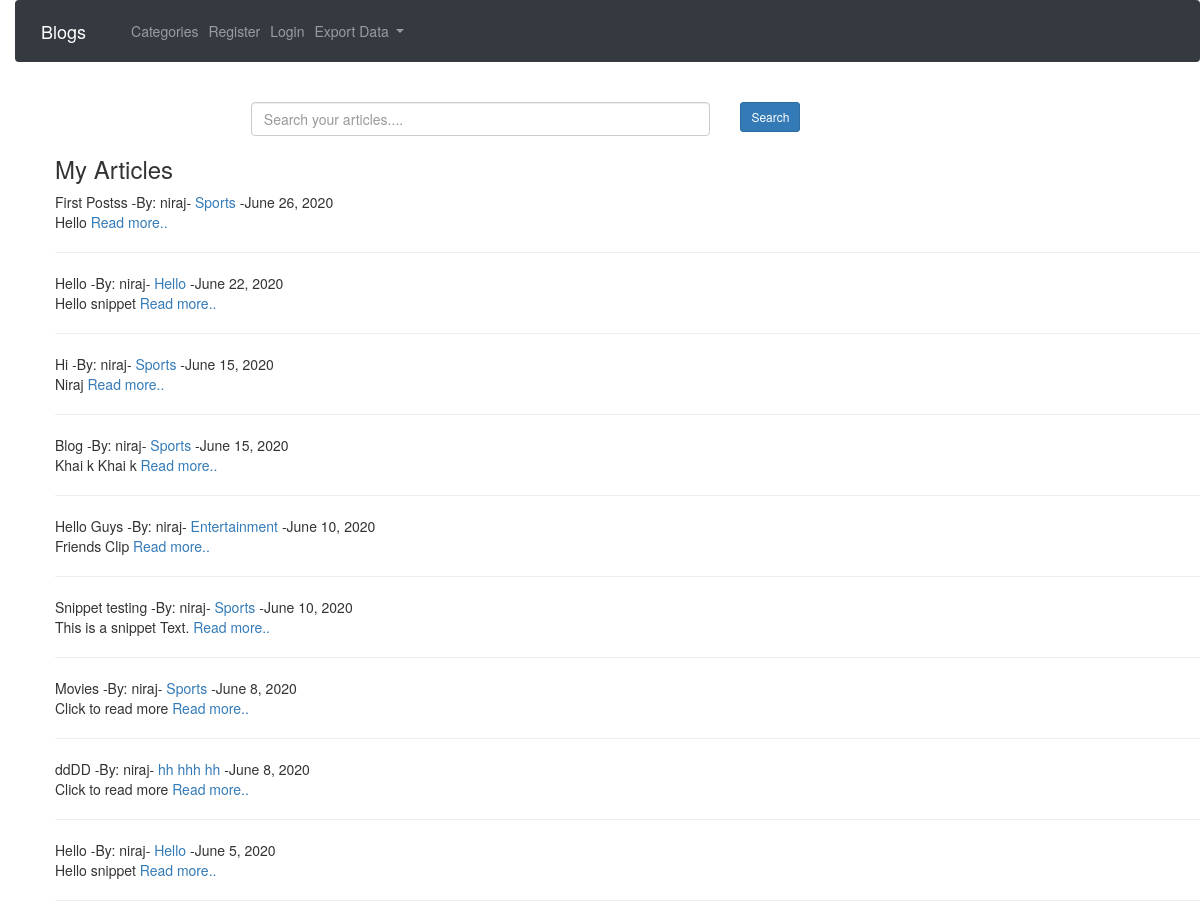
The app's page /myarticles/niraj/ with its own data.
### Theblogs/models.py (models this page shows, shortened)
class Post(models.Model):
	title = models.CharField(max_length=255)
	author = models.ForeignKey(User, on_delete=models.CASCADE)
	header_image=models.ImageField(null=True, blank=True, upload_to='images/')
	category=models.CharField(max_length=255, default='Sports')
	snippet = models.TextField()
	body = RichTextField(blank=True,null=True)
	published_date=models.DateField(auto_now_add=True)
	likes=models.ManyToManyField(User, related_name='blog_posts')
	blog_views=models.IntegerField(default=0)

### Theblogs/views.py (the view)
# urls.py: path('myarticles/<str:username>/',UserArticleView,name='user_article'),
def UserArticleView(request, username):
	queryset = Post.objects.filter(author__username=username).order_by('-published_date')
	return render(request, 'Theblog/user_articles.html', {'articles': queryset})

### Theblogs/templates/Theblog/user_articles.html (shortened to what this page needs)
{% extends 'Theblog/base.html' %}
{% block content %}
<br>
<ul>
	<div class="row">
		<div class="col-sm-2">
		</div>
		<div class="col-sm-5">
				<form method="GET">
			<input type="text" name='q' value='{{ request.GET.q }}' class="form-control" placeholder="Search your articles....">
		</div>
		<div class="col-sm-3">
			 <button class="btn btn-sm btn-primary" type='submit'>Search</button>
		</div>
		<div class="col-sm-2">
		</div>
	</div>
<h3>My Articles</h3>
{% for post in articles %}
	{{post.title}} -By: {{post.author}}- <a href="{% url 'category' post.category|slugify %}">{{post.category}}</a> -{{post.published_date}}<br>
	{{post.snippet}}
	<a href="{% url 'article_detail' post.id %}">Read more.. </a>
	<hr>
{% endfor %}
</ul>
{% endblock content %}

### records on screen
Post: title "First Postss", author "niraj", category "Sports", published_date "June 26, 2020", snippet "Hello"
Post: title "Hello", author "niraj", category "Hello", published_date "June 22, 2020", snippet "Hello snippet"
Post: title "Hi", author "niraj", category "Sports", published_date "June 15, 2020", snippet "Niraj"
Post: title "Blog", author "niraj", category "Sports", published_date "June 15, 2020", snippet "Khai k Khai k"
Post: title "Hello Guys", author "niraj", category "Entertainment", published_date "June 10, 2020", snippet "Friends Clip"
Post: title "Snippet testing", author "niraj", category "Sports", published_date "June 10, 2020", snippet "This is a snippet Text."
Post: title "Movies", author "niraj", category "Sports", published_date "June 8, 2020", snippet "Click to read more"
Post: title "ddDD", author "niraj", category "hh hhh hh", published_date "June 8, 2020", snippet "Click to read more"
Post: title "Hello", author "niraj", category "Hello", published_date "June 5, 2020", snippet "Hello snippet"
